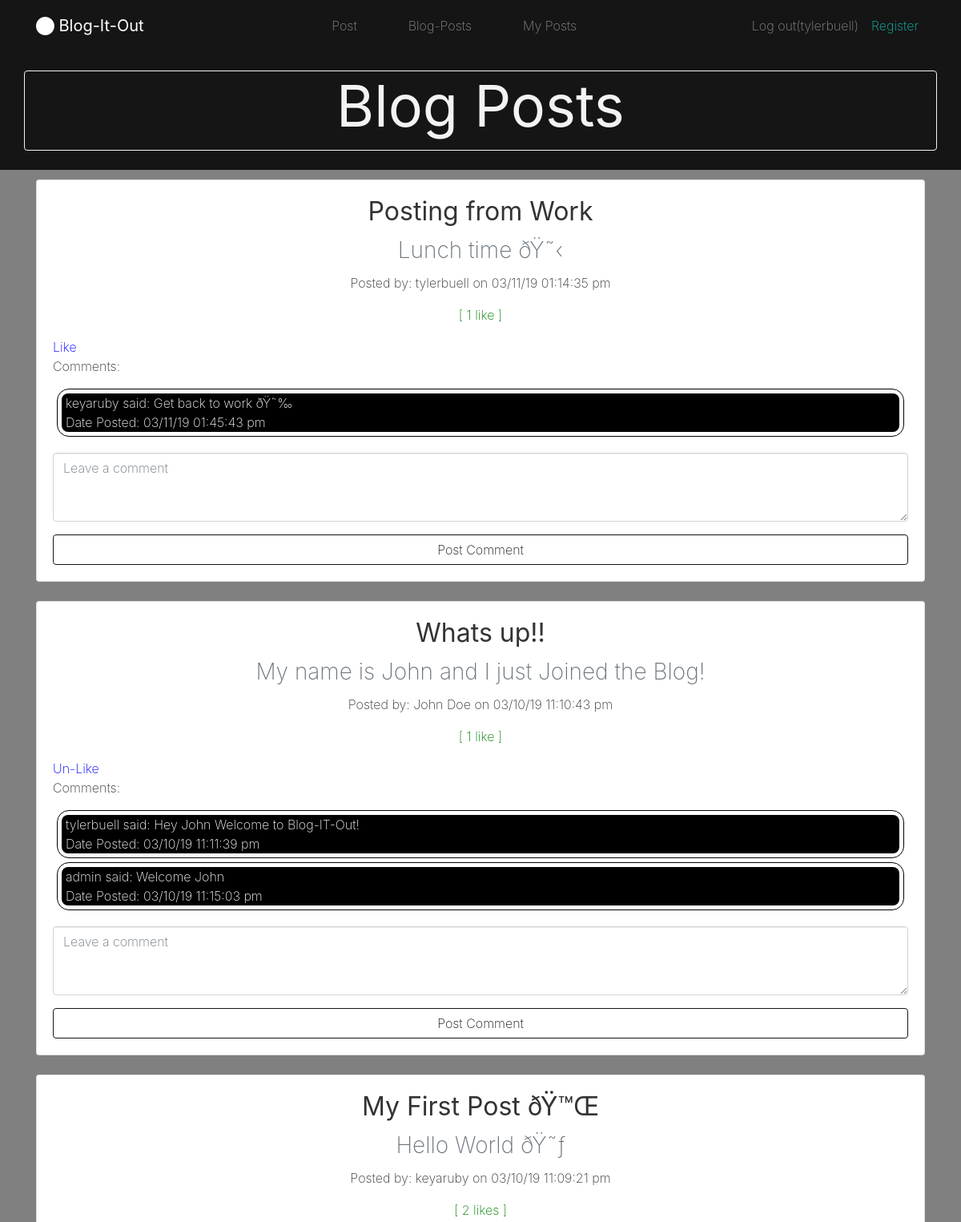
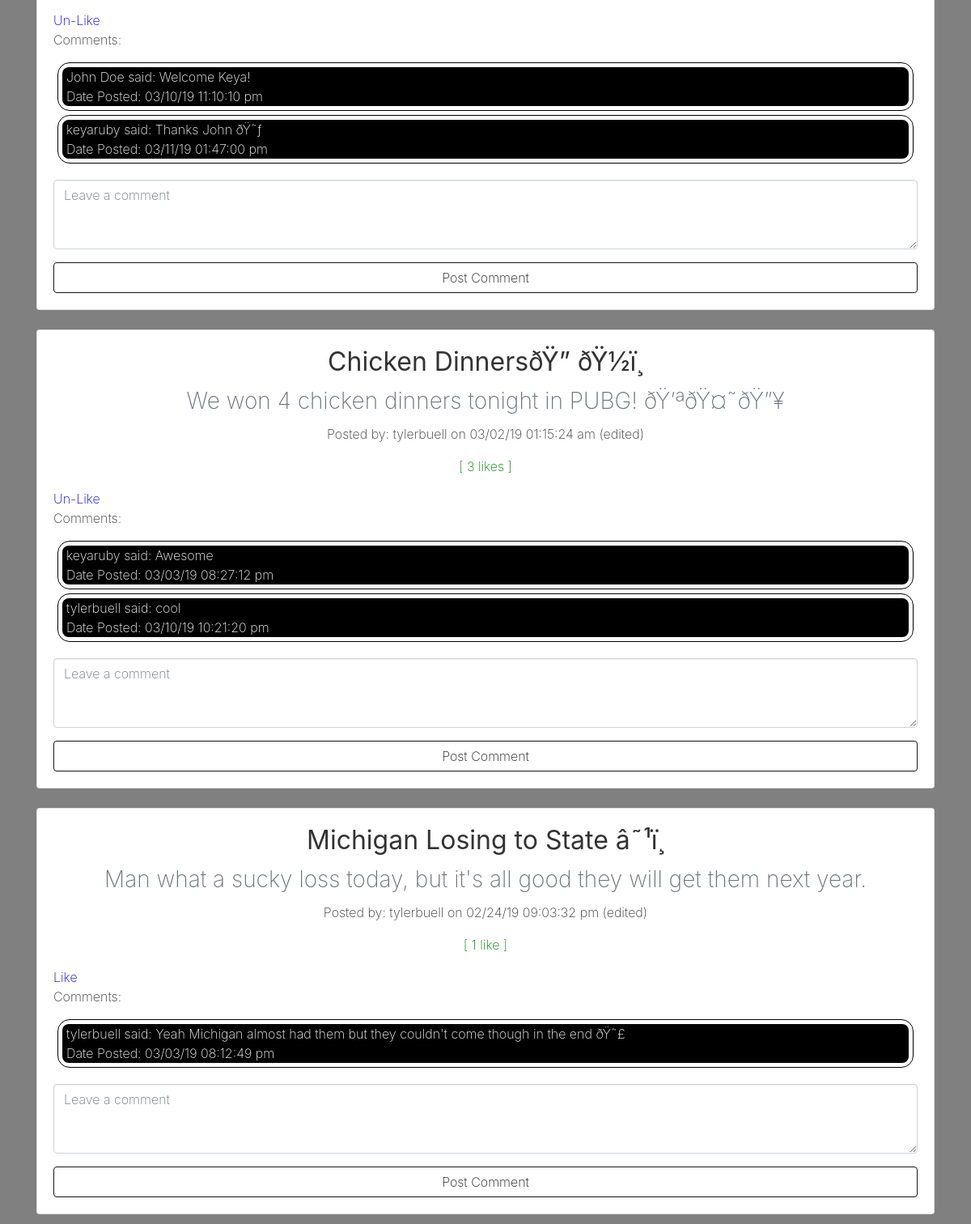
Page /index.php (signed in) on the committed database (2 pictures, top to bottom).
### tables this page shows
CREATE TABLE `blog_posts` (
  `pid` int(11) NOT NULL,
  `title` text NOT NULL,
  `content` longtext NOT NULL,
  `post_date` text,
  `author_id` int(11) DEFAULT NULL,
  `likes` int(5) NOT NULL DEFAULT '0'
);

CREATE TABLE `blog_users` (
  `id` int(11) NOT NULL,
  `username` text NOT NULL,
  `email` text NOT NULL,
  `password` text NOT NULL,
  `is_admin` int(1) NOT NULL DEFAULT '0'
);

CREATE TABLE `blog_comments` (
  `cid` int(11) NOT NULL,
  `pid` int(11) NOT NULL,
  `comment` longtext NOT NULL,
  `post_date` text NOT NULL,
  `author_id` int(11) NOT NULL
);

### likes.php (called while the page is built, shortened)
<?php
	$username = $_SESSION['username'];
	$query = "SELECT id FROM blog_users WHERE username = '$username'";
	$user_result = mysqli_query($db,$query);
	$user_row = mysqli_fetch_array($user_result);
	$user_id = $user_row['id'];
	$query = "SELECT * FROM blog_likes WHERE pid = $pid AND uid = $user_id";
	if(mysqli_query($db,$query)){
		$likes_result = mysqli_query($db,$query);
		if(mysqli_num_rows($likes_result) > 0){
			$liked = true;
		}else{
			$liked = false;
		}
	}
?>

### blogposts.php (the view, shortened to what this page needs)
<?php
	$query = "SELECT * FROM `blog_posts` ORDER BY pid DESC";
	$result= mysqli_query($db,$query);
?>
	<?php if(mysqli_num_rows($result) > 0):?>
		<?php while($row = mysqli_fetch_assoc($result)): ?>
			<?php $pid = $row['pid'];
			$title = $row['title'];
			$content = $row['content'];
			$timestamp = $row['post_date'];
			$author_id = $row['author_id'];
			include('likes.php');
			$query = "SELECT * FROM `blog_users` WHERE id = '$author_id'";
			$users_result= mysqli_query($db,$query);
			$users_row = mysqli_fetch_array($users_result);
			$author = $users_row['username'];
			$query = "SELECT * FROM blog_likes WHERE pid = $pid";
			$likes_result = mysqli_query($db,$query);
			$num_of_likes = mysqli_num_rows($likes_result);
			?>
			<a id="post<?php echo $pid?>">
			<div class="py-2">
			</a>
    		<div class="container">
      		<div class="row">
        	<div class="col-md-12">
			<div class="posts">
			<div class="card">
            <div class="card-body">
            <h2 class="card-title" style="text-align: center;"><b><?php echo $title ?></b></h2>
            <a id="post_comments<?php echo $pid?>">
            <h3 class="card-subtitle my-2 text-muted" style="text-align: center;"><?php echo $content ?></h3>
            </a>
            <p class="card-text" style="text-align: center;"><?php echo "Posted by: ".$author." on ".$timestamp ?></p>
            <p class="card-text" style="color: green; text-align: center;"><?php echo "[ ".$num_of_likes?> <?php if($num_of_likes == 1):?>like ]<?php else:?> likes ]<?php endif ?></p>
            <a href="?pid= '<?php echo $pid ?>'#post<?php echo $pid?>" class="card-link" name = "like" style = "color: blue;"><?php if(!$liked):?>Like <?php else: ?> Un-Like <?php endif ?></a>
			<p class="card-text">Comments:</p>
            <form method="POST" action="index.php?commentid= '<?php echo $pid ?>'#post_comments<?php echo $pid?>" >
            <?php include('comment.php') ?>
            <div class="form-group" style="padding-top: 15px;"> <textarea class="form-control" id="form35" rows="3" placeholder="Leave a comment" name="comment"></textarea>
            </div>
           	<button type="submit" class="btn btn-block btn-outline-dark" name="postCommentBtn">Post Comment</button>
            </form>
			</div>
			</div>
          	</div>
        	</div>
      		</div>
    		</div>
	    <?php endwhile ?>
		<?php else: ?>
		<h2 class ="no-posts" align="center" style="color:white; padding-top: 50px;" >No posts to display</h2>
		<?php endif ?>

### comment.php (shortened to what this page needs)
<?php
$query = "SELECT * FROM blog_comments";
			$comment_result = mysqli_query($db,$query);
?>
<?php if(mysqli_num_rows($comment_result) > 0):?>
		<?php while($comment_row = mysqli_fetch_assoc($comment_result)): ?>
			<?php
			$comment = $comment_row['comment'];
			$comment_pid = $comment_row['pid'];
			$post_date = $comment_row['post_date'];
			$author_id = $comment_row['author_id'];
			$query = "SELECT * FROM `blog_users` WHERE id = '$author_id'";
			$users_result= mysqli_query($db,$query);
			$users_row = mysqli_fetch_array($users_result);
			$author = $users_row['username'];
			?>
			<?php if($comment_pid == str_ireplace("'", "",$_SESSION['pid'])): ?>
			<div style = "border: 1px solid black; padding: 5px; margin: 5px; border-radius: 15px;">
				<p class="card-text" style="color: white; background-color: black; border-radius: 8px; padding-left: 5px;"><?php echo $author." said: ".$comment."<br>Date Posted: ".$post_date ?> </p>
			</div>
			<?php endif ?>
		<?php endwhile ?>
<?php endif ?>

### rows in the picture
blog_posts: title "Posting from Work", content "Lunch time ðŸ˜‹", author.username "tylerbuell", post_date "03/11/19 01:14:35 pm", num_of_likes "1", shows "like ]", shows "Like"
blog_comments: author.username "keyaruby", comment "Get back to work ðŸ˜‰", post_date "03/11/19 01:45:43 pm"
blog_posts: title "Whats up!!", content "My name is John and I just Joined the Blog!", author.username "John Doe", post_date "03/10/19 11:10:43 pm", num_of_likes "1", shows "like ]", shows "Un-Like"
blog_comments: author.username "tylerbuell", comment "Hey John Welcome to Blog-IT-Out!", post_date "03/10/19 11:11:39 pm"
blog_comments: author.username "admin", comment "Welcome John", post_date "03/10/19 11:15:03 pm"
blog_posts: title "My First Post ðŸ™Œ", content "Hello World ðŸ˜ƒ", author.username "keyaruby", post_date "03/10/19 11:09:21 pm", num_of_likes "2", shows "likes ]", shows "Un-Like"
blog_comments: author.username "John Doe", comment "Welcome Keya!", post_date "03/10/19 11:10:10 pm"
blog_comments: author.username "keyaruby", comment "Thanks John ðŸ˜ƒ", post_date "03/11/19 01:47:00 pm"
blog_posts: title "Chicken DinnersðŸ” ðŸ½ï¸", content "We won 4 chicken dinners tonight in PUBG! ðŸ’ªðŸ¤˜ðŸ”¥", author.username "tylerbuell", post_date "03/02/19 01:15:24 am (edited)", num_of_likes "3", shows "likes ]", shows "Un-Like"
blog_comments: author.username "keyaruby", comment "Awesome", post_date "03/03/19 08:27:12 pm"
blog_comments: author.username "tylerbuell", comment "cool", post_date "03/10/19 10:21:20 pm"
blog_posts: title "Michigan Losing to State â˜¹ï¸", content "Man what a sucky loss today, but it's all good they will get them next year.", author.username "tylerbuell", post_date "02/24/19 09:03:32 pm (edited)", num_of_likes "1", shows "like ]", shows "Like"
blog_comments: author.username "tylerbuell", comment "Yeah Michigan almost had them but they couldn't come though in the end ðŸ˜£", post_date "03/03/19 08:12:49 pm"

### other values in the picture
$_SESSION['username'] "tylerbuell"
